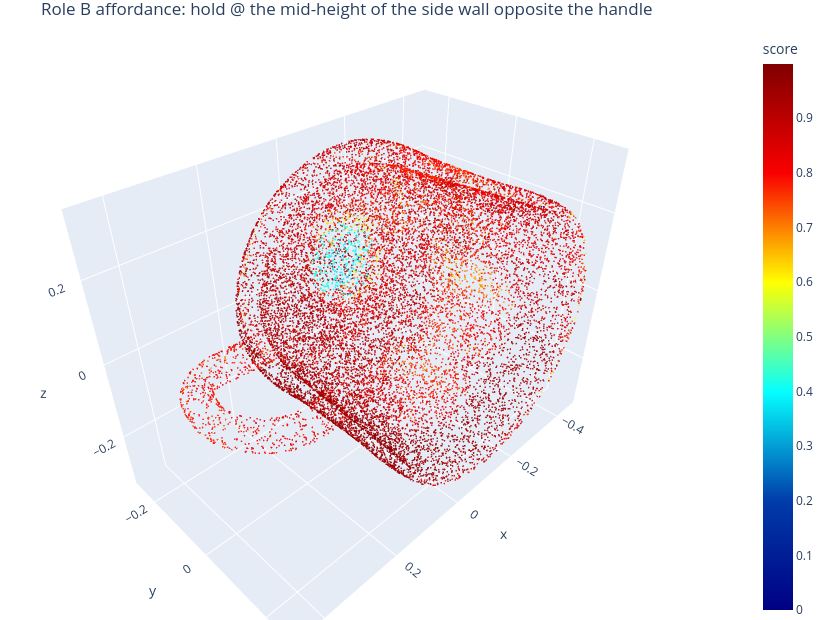

Notebook code cell kept with this figure:
### Code cell
show_cloud(xyz, scoreB, f"Role B affordance: {roleB['role']} @ {roleB['contact_region']}",
           cmin=0, cmax=max(0.2, float(scoreB.max())), colorscale="Jet", colorbar=True).show()

### Figure 1 — Plotly figure (JSON) as saved in the notebook; plotly's stock layout.template omitted (floating-point values rounded to 4 significant figures; data arrays with more than 128 entries replaced by an {"elided": "..."} marker saying what was removed)
{"data": [{"marker": {"cmax": 0.9992, "cmin": 0, "color": {"elided": "16384 float values"}, "colorbar": {"title": {"text": "score"}}, "colorscale": [[0, "rgb(0,0,131)"], [0.2, "rgb(0,60,170)"], [0.4, "rgb(5,255,255)"], [0.6, "rgb(255,255,0)"], [0.8, "rgb(250,0,0)"], [1, "rgb(128,0,0)"]], "opacity": 0.85, "size": 1}, "mode": "markers", "type": "scatter3d", "x": {"elided": "16384 float values"}, "y": {"elided": "16384 float values"}, "z": {"elided": "16384 float values"}}], "layout": {"height": 620, "margin": {"b": 0, "l": 0, "r": 0, "t": 30}, "scene": {"aspectmode": "data"}, "title": {"text": "Role B affordance: hold @ the mid-height of the side wall opposite the handle"}, "width": 820}}
